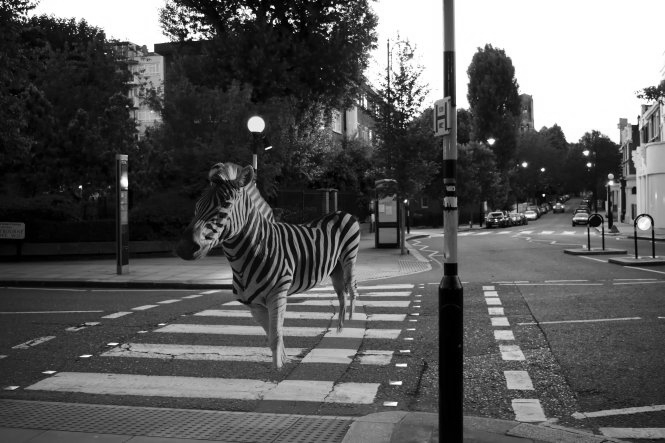
#> input picture Zebra-crossing-1.bmp, 665 x 443 px
$ python 'Source Code-CannyEdgeDetector.py'
#> lines starting #> are read from the running program, lines starting #| are printed output that depends on the picture
#> further down, img is the input picture: shape (443, 665); min 0, max 255, mean 89.8
import numpy as np
import cv2
import imageio as img
import matplotlib.pyplot as plt
import math

def Gaussian_Smoothing(image, kernel):
    output = np.zeros_like(image,dtype=float) #convolution output
    image_padded = np.zeros((image.shape[0]+6, image.shape[1]+6)) #Add zero padding to the input image
    image_padded[3:-3, 3:-3] = image
    for x in range(image.shape[0]):
        for y in range(image.shape[1]):
            #element-wise multiplication of the kernel and the image
            if (x>=3 and x<=image.shape[0]-4) and (y>=3 and y<=image.shape[1]-4):
                output[x,y]=np.sum(kernel*image_padded[x:x+7,y:y+7])/140
                #normalised by dividing by 140 which is the sum of the mask
            else:
                output[x,y]=0
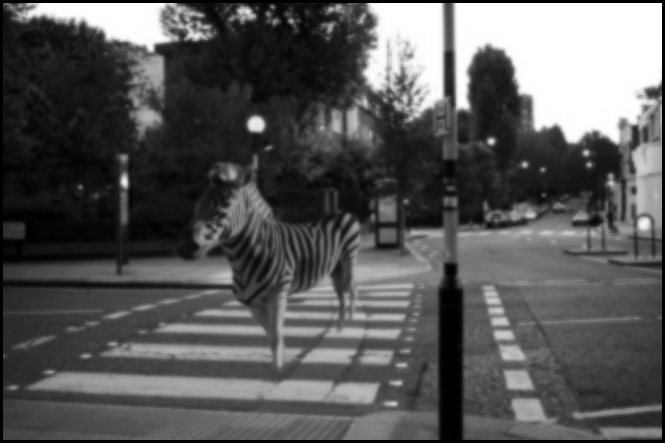
#> output: shape (443, 665) float64; min 0, max 255, mean 87.3
                 #pixel values of first 4 rows 4 columns and last 4 rows 4 columns will be undefined
    return output


#-------------------------------------------------------------------------------------------------------------------

img = img.imread('Zebra-crossing-1.bmp')    #Load the image. Image and source code should be in same folder. Use ‘zebra.bmp’ for other image
kernel = np.array([[1,1,2,2,2,1,1],
                   [1,2,2,4,2,2,1],
                   [2,2,4,8,4,2,2],
                   [2,4,8,16,8,4,2],
                   [2,2,4,8,4,2,2],
                   [1,2,2,4,2,2,1],
                   [1,1,2,2,2,1,1]]) #gaussian mask

px = np.array([[-1, 0, 1],
               [-2, 0, 2],
               [-1, 0, 1]]) #sobel horizontal operator
py = np.array([[1, 2, 1],
               [0, 0, 0],
               [-1, -2, -1]]) #sobel vertical operator


gaussian = Gaussian_Smoothing(img,kernel) #result after Gaussian Smoothing
plt.imshow(gaussian, cmap=plt.cm.gray)
plt.title("After Guassian Smoothing")
plt.axis('off')
plt.show()
cv2.imwrite('Step1-After_Guassian_Smoothing.jpg',gaussian)

#-----------------------------------------------------------------------------------------------------------

def Gradient_Operator(gaussian, op):
    ans = np.zeros_like(gaussian) #gx and gy output
    image_padded = np.zeros((gaussian.shape[0]+2, gaussian.shape[1]+2)) #Add zero padding to the input image
    image_padded[1:-1, 1:-1] = gaussian
#> image_padded: shape (445, 667) float64
    for x in range(gaussian.shape[0]):
        for y in range(gaussian.shape[1]):
            #element-wise multiplication of respective horizontal and vertical operator and the image
            if (x<=3 or x>=gaussian.shape[0]-4) or (y<=3 or y>=gaussian.shape[1]-4):
                ans[x,y]=0
                #pixel values of first 4 rows 4 columns and last 4 rows 4 columns will be undefined
            else:
                ans[x,y]=(np.sum(op*image_padded[x:x+3,y:y+3]))/3
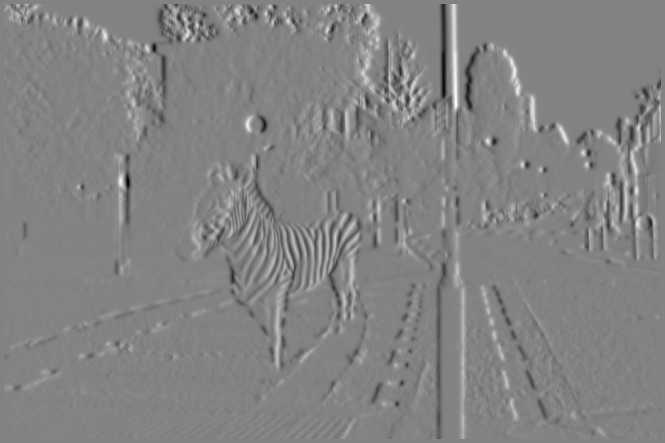
#> ans: shape (443, 665) float64; min -145.3, max 137.6, mean 0.4; drawn with min black and max white
                #normalised by dividing by 3
    return ans

#---------------------------------------------------------------------------------------------------

sobel = np.zeros_like(gaussian)
gx = np.zeros_like(gaussian)
gy = np.zeros_like(gaussian)
gx = Gradient_Operator(gaussian, px) #horizontal gradient
gx1=abs(gx) #we take absolute values for display purpose
gy = Gradient_Operator(gaussian, py) #vertical gradient
#> after the loop in Gradient_Operator (call 2), `for x in range(gaussian.shape[0]):`:
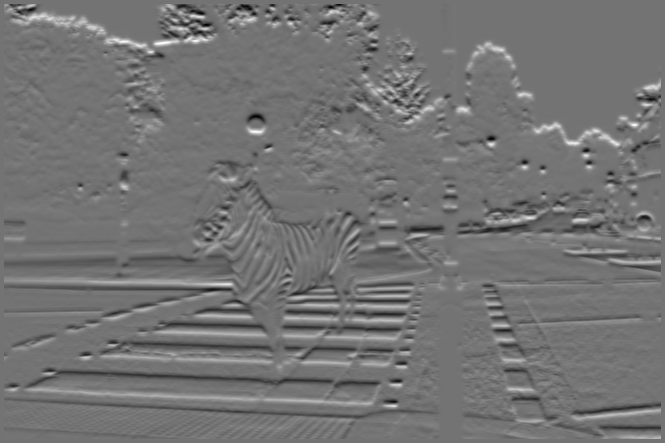
#> ans: shape (443, 665) float64; min -111.4, max 134.6, mean 0.6; drawn with min black and max white
gy1=abs(gy)
g = (np.sqrt((gx1 * gx1) + (gy1 * gy1))/math.sqrt(2)) #normalise the magnitude by root(2)
sobel = (np.arctan2(gy, gx) * (180/np.pi)) #calculate the edge angles
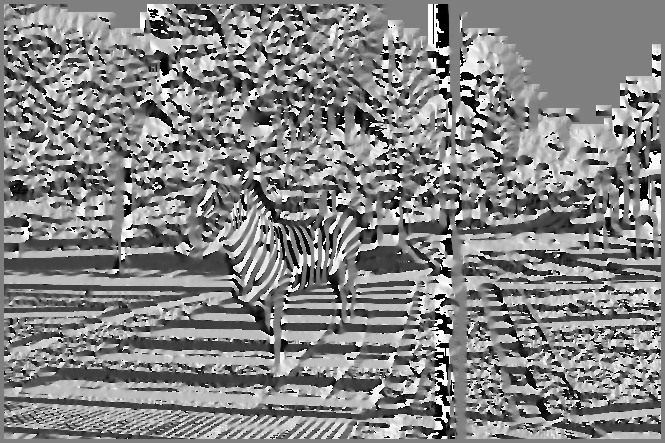
#> sobel: shape (443, 665) float64; min -180, max 180, mean 7.2; drawn with min black and max white

plt.imshow(gx1, cmap=plt.cm.gray)
plt.title("Horizontal Gradient")
plt.xticks([]), plt.yticks([])
plt.show()
cv2.imwrite('Step2-GX.jpg', gx1)

plt.imshow(gy1, cmap=plt.cm.gray)
plt.title("Vertical Gradient")
plt.xticks([]), plt.yticks([])
plt.show()
cv2.imwrite('Step2-GY.jpg',gy1)

plt.imshow(g, cmap=plt.cm.gray)
plt.title("Edge Magnitude")
plt.xticks([]), plt.yticks([])
plt.show()
cv2.imwrite('Step3-G.jpg',g)

#---------------------------------------------------------------------------------------------------

def Non_Maxima_Suppression(sobel):
    max_sup = g.copy()
    for x in range(sobel.shape[0]):
        for y in range(sobel.shape[1]):
            if (x>=5 and x<=max_sup.shape[0]-6) and (y>=5 and y<=max_sup.shape[1]-6):
            #checking the edge angles
            #loop range is because of pixel values of first 5 rows 5 columns and last 5 rows 5 columns will be undefined
                if (sobel[x][y]<22.5 and sobel[x][y]>=0) or \
                    (sobel[x][y]>=157.5 and sobel[x][y]<202.5) or \
                    (sobel[x][y]>=337.5 and sobel[x][y]<=360):
                    sobel[x][y]=0
                elif (sobel[x][y]>=22.5 and sobel[x][y]<67.5) or \
                    (sobel[x][y]>=202.5 and sobel[x][y]<247.5):
                    sobel[x][y]=45
                elif (sobel[x][y]>=67.5 and sobel[x][y]<112.5)or \
                    (sobel[x][y]>=247.5 and sobel[x][y]<292.5):
                    sobel[x][y]=90
                else:
                    sobel[x][y]=135
            else:
                sobel[x,y]=0
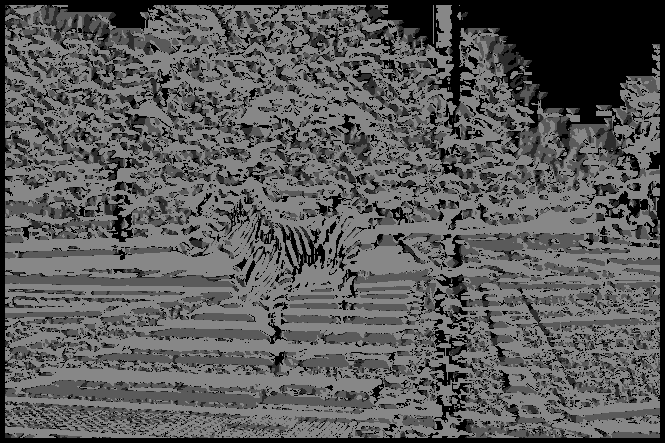
#> sobel: shape (443, 665) float64; min 0, max 135, mean 90.4

    for x in range(max_sup.shape[0]):
        for y in range(max_sup.shape[1]):
            if (x>=5 and x<=max_sup.shape[0]-6) and (y>=5 and y<=max_sup.shape[1]-6):
            #finally applyting non-maxima suppression
                if sobel[x][y]==0:
                    if (g[x][y]<=g[x][y+1]) or \
                        (g[x][y]<=g[x][y-1]):
                        max_sup[x][y]=0
                elif sobel[x][y]==45:
                    if (g[x][y]<=g[x-1][y+1]) or \
                        (g[x][y]<=g[x+1][y-1]):
                        max_sup[x][y]=0
                elif sobel[x][y]==90:
                    if (g[x][y]<=g[x+1][y]) or \
                        (g[x][y]<=g[x-1][y]):
                        max_sup[x][y]=0
                else:
                    if (g[x][y]<=g[x+1][y+1]) or \
                        (g[x][y]<=g[x-1][y-1]):
                        max_sup[x][y]=0
            else:
                max_sup[x,y]=0
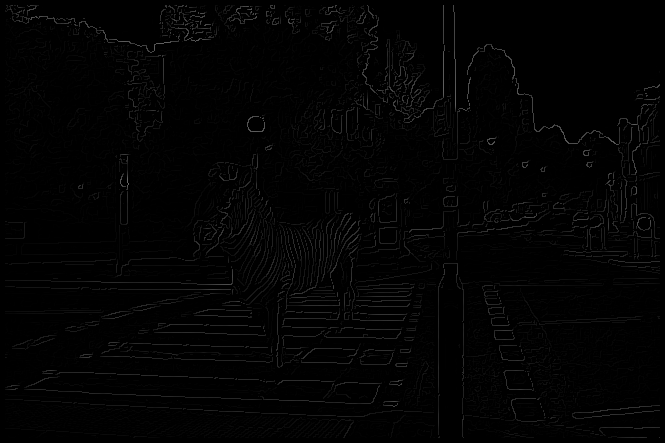
#> max_sup: shape (443, 665) float64; min 0, max 103.6, mean 2.9
    return max_sup

#---------------------------------------------------------------------------------------------------

max_sup = Non_Maxima_Suppression(sobel)
plt.imshow(max_sup, cmap=plt.cm.gray)
plt.title('After Non Maxima Suppression')
plt.xticks([]), plt.yticks([])
plt.show()
cv2.imwrite('Step4-Non_Maxima_Suppression.jpg', max_sup)


#---------------------------------------------------------------------------------------------------

def Double_Thresholding(NMS_Magnitude,gradient_angle,t1,t2):
    # Generating pixel count for each grayscale value
#> called with t1 = 9, t2 = 18
    directn = [(-1,-1),(0,-1),(-1,1),
               (-1,0),(0,1),
              (-1,1),(0,1) ,(1,1)]

    N = len(NMS_Magnitude)
#> N = 443
    M = len(NMS_Magnitude[0])
#> M = 665

    #Setting thresholds
    T1 = t1
    T2 = t2

    image1 = np.zeros((N, M))
    for i in range(0, N):
        for j in range(0, M):
            if (NMS_Magnitude[i][j] < T1):
                image1[i][j] = 0 #setting values less than t1 to 0
            elif (NMS_Magnitude[i][j] > T2):
                image1[i][j] = 255 #setting values greater than t2 to 255
            else:
                for v in directn:  #calculating if its 0 or 255 based on its neighbors
                        x = i + v[0]
                        y = j + v[1]

                        if x >=0 and y >=0 and x<N and y<M:
                            if NMS_Magnitude[x][y] > T2 and abs(gradient_angle[x][y]-gradient_angle[i][j])<=45 :
                                image1[i][j] = 255
                                break
                            image1[x][y]=0
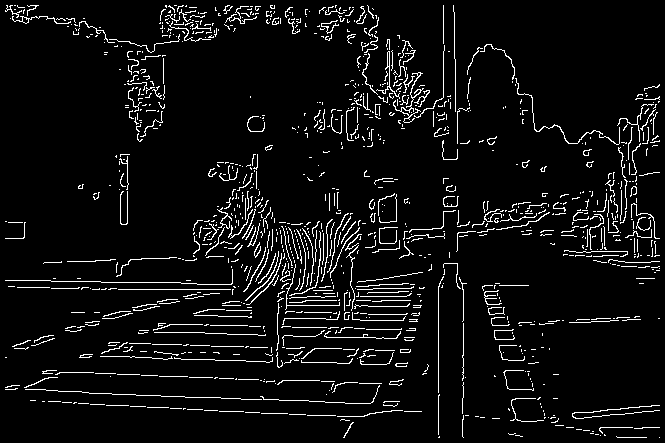
#> image1: shape (443, 665) float64; 5.9% white in thin lines or dots

    return image1

#---------------------------------------------------------------------------------------------------

Double_Thresholding_Image = Double_Thresholding(max_sup,sobel,9,18)#selecting two threshold values
plt.imshow(Double_Thresholding_Image, cmap=plt.cm.gray)
plt.title('After Double Threshold')
plt.xticks([]), plt.yticks([])
plt.show()
cv2.imwrite("Step5-Double_thresholding.jpg", Double_Thresholding_Image)

#---------------------------------------------------------------------------------------------------
